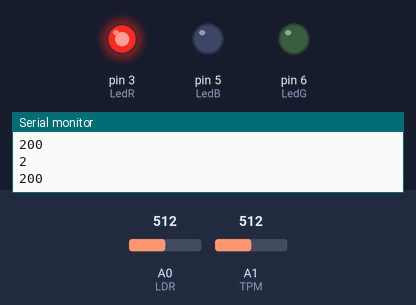
This sketch was run on a simulated Arduino Uno, built with avr-gcc and run on an emulated ATmega328P. Shown: output pins drawn as LEDs (lit = HIGH), the last lines printed to the serial monitor. The test bench sets the inputs (shaded band); at power-on: A0 (LDR) = 512, A1 (TPM) = 512.

Above: at 1.8 s.
1.9 s: A0 (LDR) set to 599
3.4 s: A0 (LDR) set to 621
At 4.9 s:
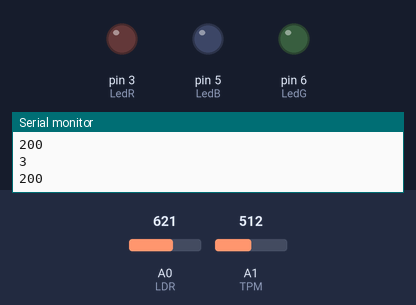
5.5 s: A0 (LDR) set to 511
At 6.4 s:
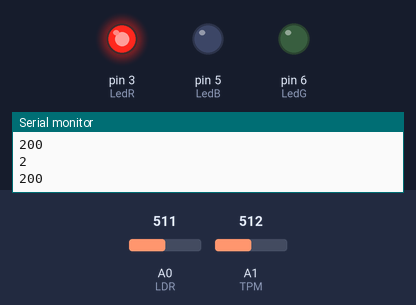
7.5 s: A1 (TPM) set to 306
9.2 s: A1 (TPM) set to 281
At 10.7 s:
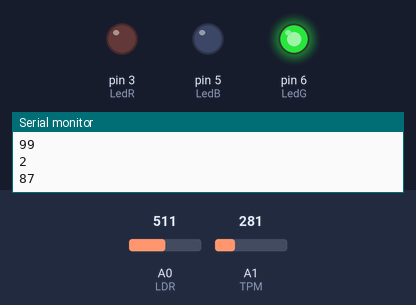
11.5 s: A1 (TPM) set to 154
13.2 s: A1 (TPM) set to 127
At 15.0 s:
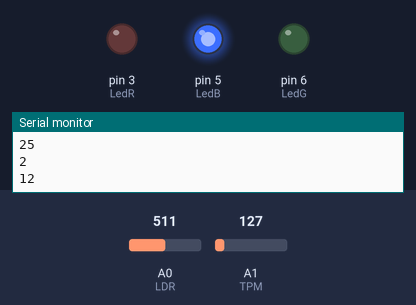
Timing chart, 0 to 16.5 s (numbered marks = the images above; inputs shaded):
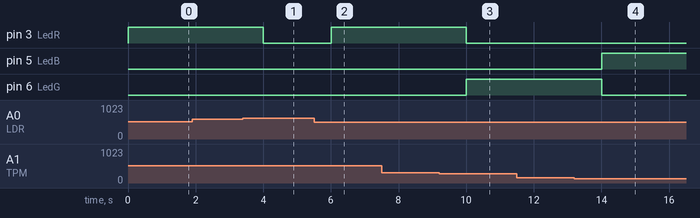

The sketch:

codigo.ino
```cpp
#define LDR A0
#define TPM A1

#define LedR 3
#define LedG 6
#define LedB 5

void setup()
{
  pinMode(LDR, INPUT);
  pinMode(TPM, INPUT);

  pinMode(LedR, OUTPUT);
  pinMode(LedG, OUTPUT);
  pinMode(LedB, OUTPUT);

  Serial.begin(9600);
}

void loop()
{
  	int ldrValue = (analogRead(LDR)/1023.0) * 5;
  	Serial.println(ldrValue);

  	int tpmValue = (5.0 /1024 * analogRead(TPM)) * 100 - 50 ;
	Serial.println(tpmValue);

	if (tpmValue < 18 && ldrValue <= 2)
    {
         digitalWrite(LedR, LOW);
         digitalWrite(LedG, LOW);
         digitalWrite(LedB, HIGH);
    }
	else if (tpmValue >= 18 && tpmValue <= 90 && ldrValue <= 2)
    {
         digitalWrite(LedR, LOW);
         digitalWrite(LedG, HIGH);
         digitalWrite(LedB, LOW);
    }
	else if (tpmValue > 90 && ldrValue <= 2)
    {
         digitalWrite(LedR, HIGH);
         digitalWrite(LedG, LOW);
         digitalWrite(LedB, LOW);
    }
  	else
    {
      	 digitalWrite(LedR, LOW);
         digitalWrite(LedG, LOW);
         digitalWrite(LedB, LOW);
    }

	delay(1000);
}
```

Measured:
- the behaviour switches between 613 and 614 on A0 (LDR) (found by bisection; images 0 and 1)
- the behaviour switches between 289 and 288 on A1 (TPM) (found by bisection; images 2 and 3)
- the behaviour switches between 140 and 139 on A1 (TPM) (found by bisection; images 3 and 4)
- after the input at 3.4 s, pin 3 (LedR): HIGH → LOW after 0.60 s
- after the input at 5.5 s, pin 3 (LedR): LOW → HIGH after 0.50 s
- after the input at 9.2 s, pin 3 (LedR): HIGH → LOW after 0.81 s; pin 6 (LedG): LOW → HIGH after 0.81 s
- after the input at 13.2 s, pin 5 (LedB): LOW → HIGH after 0.81 s; pin 6 (LedG): HIGH → LOW after 0.81 s
